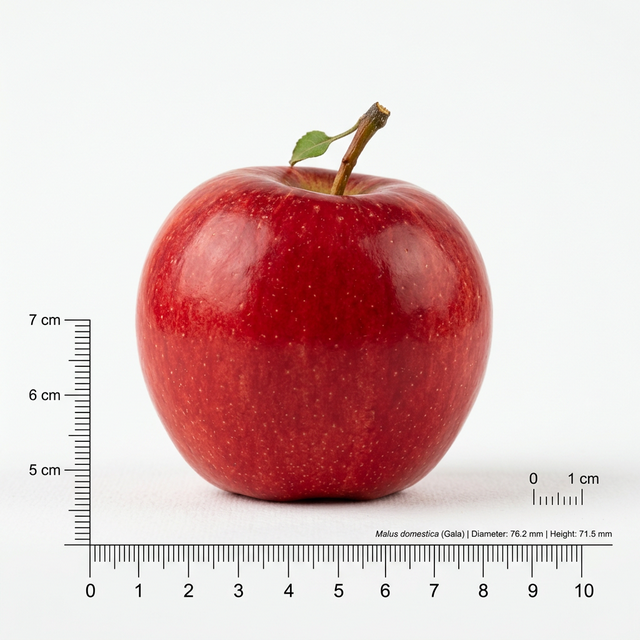
#> input picture week2/apple_side_A.png, 640 x 640 px, found by its file name; its folder holds 7 pictures in this run
$ python generate_steps.py
#> lines starting #> are read from the running program, lines starting #| are printed output that depends on the picture; after the words box and inside, x2 and y2 are one past the last pixel; in counts of white or black regions, pixels touching at a corner belong together
import cv2
import numpy as np
import os

def process_image(img_path, prefix, output_dir=""):
    # 저장 경로 설정
#> called with img_path = 'week2/Raw images/apple_side_A.png', prefix = 'apple_side_A', output_dir = 'week2/Processed images'
    if output_dir:
        output_prefix = os.path.join(output_dir, prefix)
    else:
        output_prefix = prefix

    # 1. 원본 로드
    img = cv2.imread(img_path)
#> img is the input picture: shape (640, 640, 3); mean B, G, R 192.7, 193.4, 221.5
    if img is None:
        print(f"Error loading {img_path}")
        return

    # 2. Grayscale
    gray = cv2.cvtColor(img, cv2.COLOR_BGR2GRAY)
    cv2.imwrite(f"{output_prefix}_step1_gray.png", gray)

    # 3. Blur & Threshold (오츠 이진화)
    blurred = cv2.GaussianBlur(gray, (5, 5), 0)
    _, thresh = cv2.threshold(blurred, 0, 255, cv2.THRESH_BINARY_INV + cv2.THRESH_OTSU)
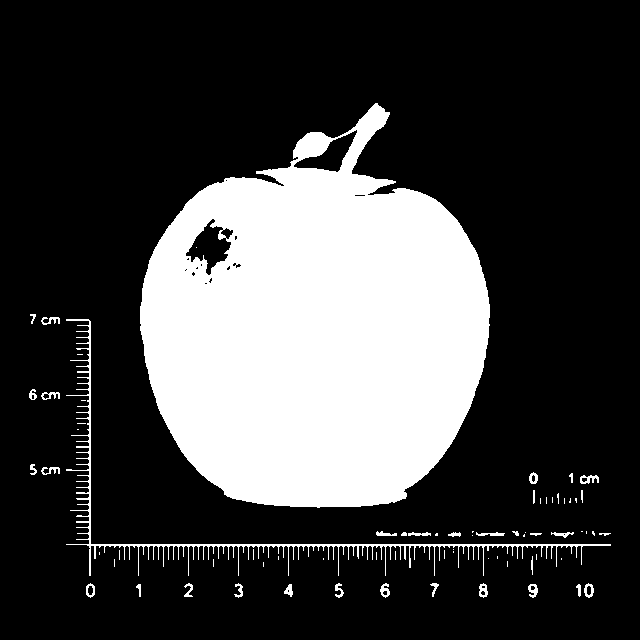
#> thresh: shape (640, 640); 25.2% white; 73 white regions (38 under 20 px)
    cv2.imwrite(f"{output_prefix}_step2_thresh.png", thresh)

    # 4. 윤곽선 검출
    contours, _ = cv2.findContours(thresh, cv2.RETR_EXTERNAL, cv2.CHAIN_APPROX_SIMPLE)
#> contours = 72 contours, 46 with area under 20; largest, box (x1, y1, x2, y2) and area: (140, 103, 490, 508) 99367, (66, 319, 611, 576) 1401, (584, 583, 594, 598) 95, (86, 583, 95, 598) 90, (580, 475, 599, 484) 87
    main_contour = max(contours, key=cv2.contourArea)
#> main_contour = contour of 647 points, box (x1, y1, x2, y2) (140, 103, 490, 508), area 99367

    # 두꺼운 선으로 윤곽선 그리기 (원본 복사본에)
    img_contours = img.copy()
    cv2.drawContours(img_contours, [main_contour], -1, (0, 255, 0), 3)
#> img_contours: shape (640, 640, 3); 1.56% of pixels changed, all inside (x1, y1, x2, y2) = (138, 101, 492, 510)
    cv2.imwrite(f"{output_prefix}_step3_contour.png", img_contours)

    # 5. 회전된 바운딩 박스
    rect = cv2.minAreaRect(main_contour)
#> rect = ((319.3, 334.9), (354.8, 368.4), -27.92)
    box = cv2.boxPoints(rect)
#> box = [[248.8, 580.8], [76.33, 255.3], [389.8, 89.12], [562.3, 414.6]]
    box = np.int32(box)  # 정수형 변환
#> box = [[248, 580], [76, 255], [389, 89], [562, 414]]

    img_box = img.copy()
    cv2.drawContours(img_box, [box], 0, (255, 0, 0), 3)

    # 텍스트로 치수 표시 추가
    dim1, dim2 = rect[1]
#> dim1 = 354.8; dim2 = 368.4
    L = max(dim1, dim2)
#> L = 368.4
    W = min(dim1, dim2)
#> W = 354.8
    cv2.putText(img_box, f"L:{L:.1f}", (10, 30), cv2.FONT_HERSHEY_SIMPLEX, 1, (255, 0, 0), 2)
    cv2.putText(img_box, f"W/T:{W:.1f}", (10, 70), cv2.FONT_HERSHEY_SIMPLEX, 1, (255, 0, 0), 2)

    cv2.imwrite(f"{output_prefix}_step4_boundingbox.png", img_box)
    print(f"[{prefix}] L:{L:.1f}, W:{W:.1f}")
#| [apple_side_A] L:368.4, W:354.8


if __name__ == "__main__":
    # 현재 스크립트 위치를 기준으로 데이터 폴더 경로 설정
    base_dir = os.path.dirname(os.path.abspath(__file__))
    raw_images_dir = os.path.join(base_dir, "Raw images")
    processed_images_dir = os.path.join(base_dir, "Processed images")

    # Processed images 폴더가 없으면 생성
    if not os.path.exists(processed_images_dir):
        os.makedirs(processed_images_dir)

    print("정상 사과 측면 처리중 (A군)...")
    process_image(os.path.join(raw_images_dir, "apple_side_A.png"), "apple_side_A", output_dir=processed_images_dir)

    print("정상 사과 상면 처리중 (A군)...")
    process_image(os.path.join(raw_images_dir, "apple_top_A.png"), "apple_top_A", output_dir=processed_images_dir)
#> call 2 of process_image, with img_path = 'week2/Raw images/apple_top_A.png', prefix = 'apple_top_A', output_dir = 'week2/Processed images'
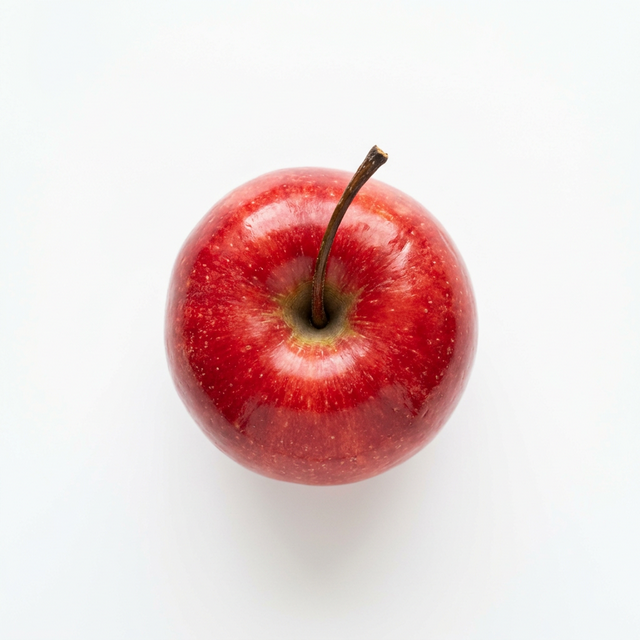
#> input picture week2/apple_top_A.png, 640 x 640 px, found by its file name
#> in process_image, img is the input picture: shape (640, 640, 3); mean B, G, R 209.1, 209.7, 231.3
#> in process_image (call 2), `_, thresh = cv2.threshold(blurred, 0, 255, cv2.THRESH_BINARY_INV + cv2..`: thresh: shape (640, 640); 16.8% white; 3 white regions (1 under 20 px)
#> in process_image (call 2), `contours, _ = cv2.findContours(thresh, cv2.RETR_EXTERNAL, cv2.CHAIN_AP..`: contours = 2 contours, 1 with area under 20; largest, box (x1, y1, x2, y2) and area: (169, 146, 473, 486) 73184
#> in process_image (call 2), `main_contour = max(contours, key=cv2.contourArea)`: main_contour = contour of 524 points, box (x1, y1, x2, y2) (169, 146, 473, 486), area 73184
#> in process_image (call 2), `cv2.drawContours(img_contours, [main_contour], -1, (0, 255, 0), 3)`:
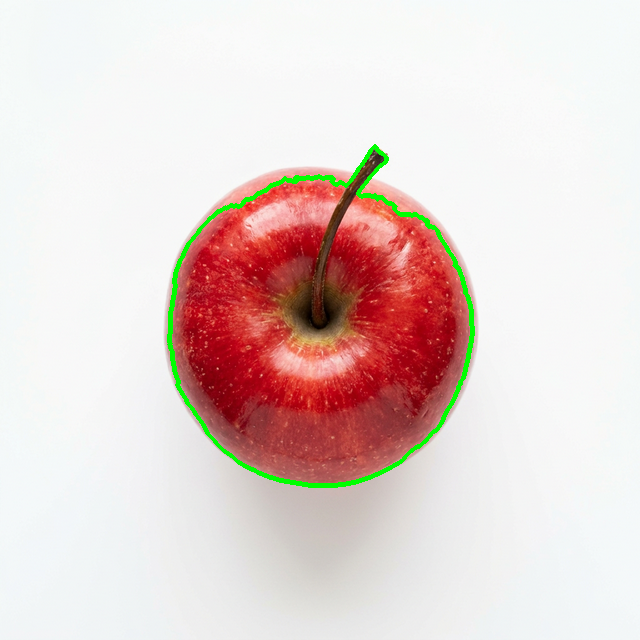
#> img_contours: shape (640, 640, 3); 1.2% of pixels changed, all inside (x1, y1, x2, y2) = (167, 144, 475, 488)
#> in process_image (call 2), `rect = cv2.minAreaRect(main_contour)`: rect = ((320, 331), (304.1, 306.8), -26.57)
#> in process_image (call 2), `box = cv2.boxPoints(rect)`: box = [[252.6, 536.2], [115.4, 261.8], [387.4, 125.8], [524.6, 400.2]]
#> in process_image (call 2), `box = np.int32(box)`: box = [[252, 536], [115, 261], [387, 125], [524, 400]]
#> in process_image (call 2), `dim1, dim2 = rect[1]`: dim1 = 304.1; dim2 = 306.8
#> in process_image (call 2), `W = min(dim1, dim2)`: W = 304.1
#| [apple_top_A] L:306.8, W:304.1

    print("10% 대조군 사과 측면 처리중 (B군)...")
    process_image(os.path.join(raw_images_dir, "apple_side_B.png"), "apple_side_B", output_dir=processed_images_dir)
#> call 3 of process_image, with img_path = 'week2/Raw images/apple_side_B.png', prefix = 'apple_side_B', output_dir = 'week2/Processed images'
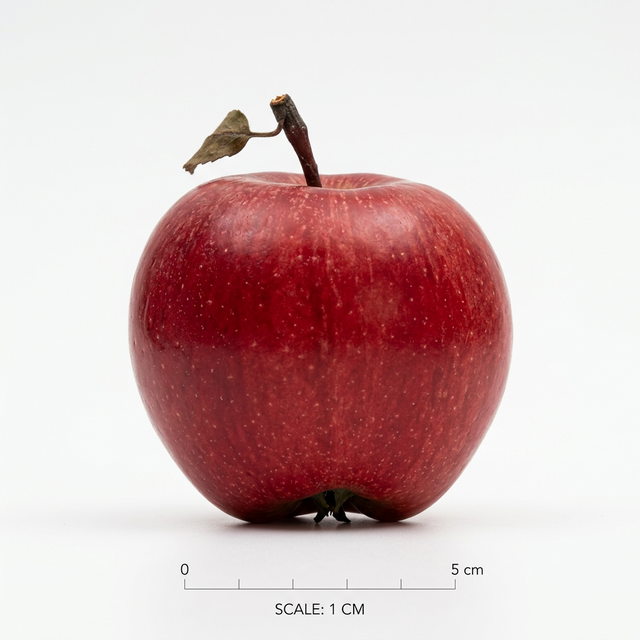
#> input picture week2/apple_side_B.png, 640 x 640 px, found by its file name
#> in process_image, img is the input picture: shape (640, 640, 3); mean B, G, R 187.6, 187.4, 213
#> in process_image (call 3), `_, thresh = cv2.threshold(blurred, 0, 255, cv2.THRESH_BINARY_INV + cv2..`:
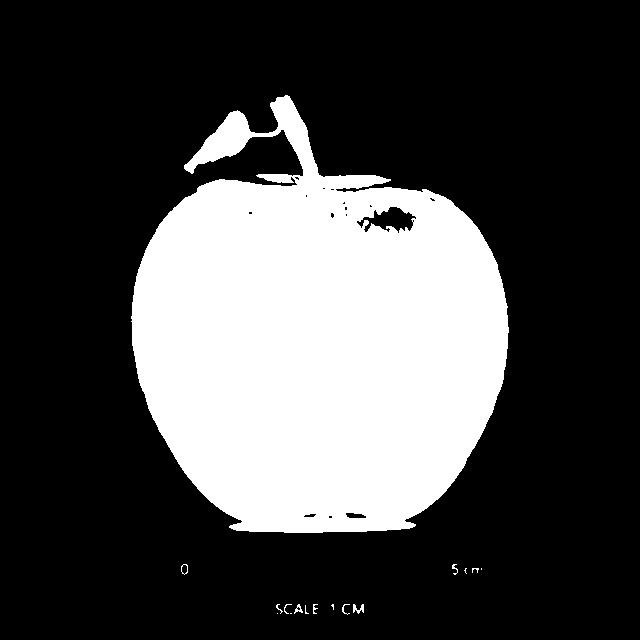
#> thresh: shape (640, 640); 27.9% white; 16 white regions (7 under 20 px)
#> in process_image (call 3), `contours, _ = cv2.findContours(thresh, cv2.RETR_EXTERNAL, cv2.CHAIN_AP..`: contours = 16 contours, 12 with area under 20; largest, box (x1, y1, x2, y2) and area: (131, 95, 509, 533) 114110, (181, 564, 188, 575) 50, (353, 604, 364, 614) 36, (294, 604, 303, 614) 30
#> in process_image (call 3), `main_contour = max(contours, key=cv2.contourArea)`: main_contour = contour of 802 points, box (x1, y1, x2, y2) (131, 95, 509, 533), area 114110
#> in process_image (call 3), `cv2.drawContours(img_contours, [main_contour], -1, (0, 255, 0), 3)`:
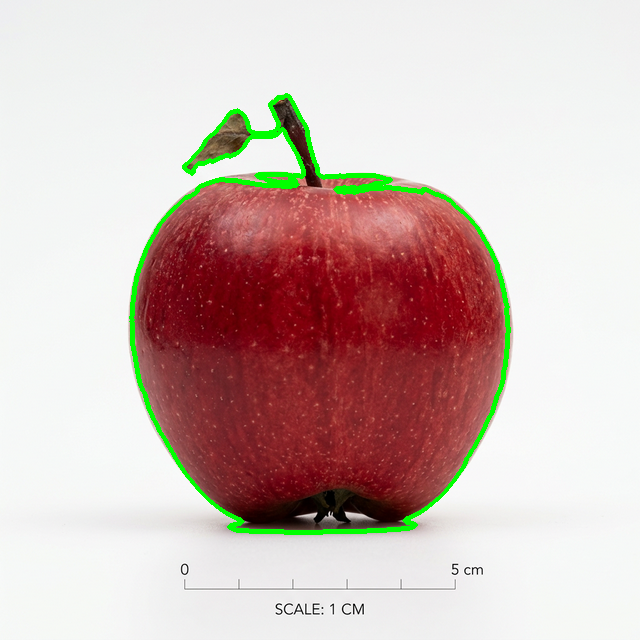
#> img_contours: shape (640, 640, 3); 2.07% of pixels changed, all inside (x1, y1, x2, y2) = (129, 93, 511, 535)
#> in process_image (call 3), `rect = cv2.minAreaRect(main_contour)`: rect = ((306.6, 342.2), (394.6, 398.2), -57.14)
#> in process_image (call 3), `box = cv2.boxPoints(rect)`: box = [[366.8, 616], [32.26, 399.9], [246.4, 68.46], [580.9, 284.5]]
#> in process_image (call 3), `box = np.int32(box)`: box = [[366, 615], [32, 399], [246, 68], [580, 284]]
#> in process_image (call 3), `dim1, dim2 = rect[1]`: dim1 = 394.6; dim2 = 398.2
#> in process_image (call 3), `W = min(dim1, dim2)`: W = 394.6
#> in process_image (call 3), `cv2.putText(img_box, f"W/T:{W:.1f}", (10, 70), cv2.FONT_HERSHEY_SIMPLE..`:
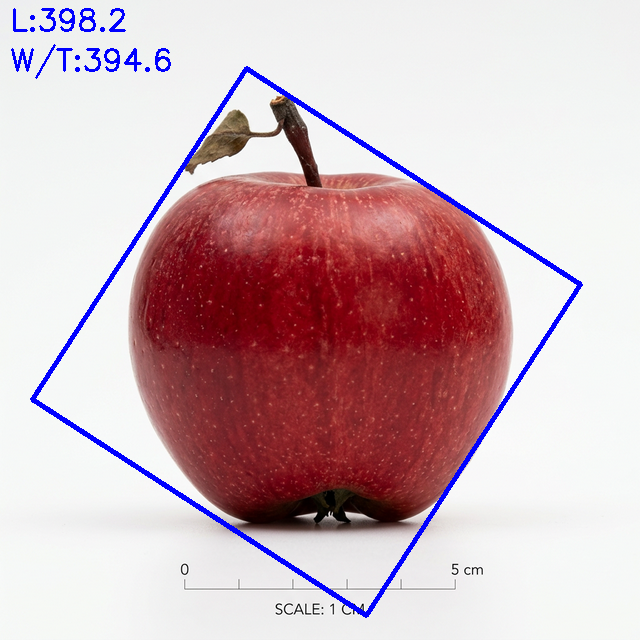
#> img_box: shape (640, 640, 3); mean B, G, R 188.1, 181.8, 207.3
#| [apple_side_B] L:398.2, W:394.6
